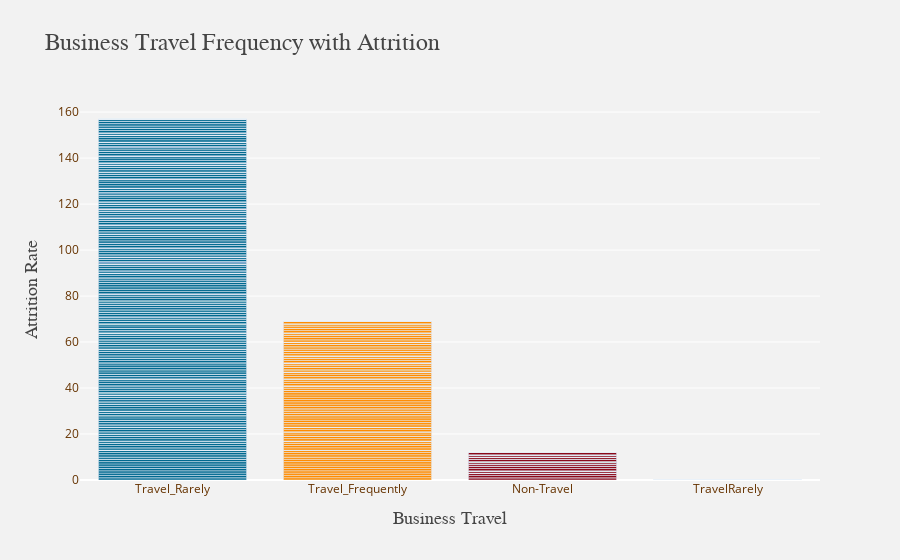

Notebook code cell kept with this figure:
### Markdown cell above
<div style="
  background-color: #0D0D0D;
  color: #FFFFFF;
  font-family: 'Roboto', sans-serif;
  font-size: 22px;
  padding: 10px;
  margin: 0px 0 0 0px;
  border-radius: 15px;
  border: none;
  box-shadow: 0 0 20px rgba(255, 255, 255, 0.2);
  width: 610px;
  text-align: left;
">
  <h2 style="margin: 0;">Travel Frequency with Attrition</h2>
</div>

### Code cell
fig = go.Figure(
    go.Bar(
        x=df['BusinessTravel'],
        y=df['Attrition'].map({'Yes': 1, 'No': 0}),
        marker_color=['#00698F' if x == 'Travel_Rarely' 
                    else '#FF8C00' if x == 'Travel_Frequently' 
                    else '#8B0A1A' for x in df['BusinessTravel']],
        hovertemplate='<b>Business Travel</b>: %{x} <br><b>Attrition</b>: %{y}'
    )
)

fig.update_layout(
    title={'text': 'Business Travel Frequency with Attrition', 'font_size': 24, 'font_family': 'Comic Sans MS', 'font_color': '#454545'},
    xaxis_title={'text': 'Business Travel', 'font_size': 18, 'font_family': 'Courier New', 'font_color': '#454545'},
    yaxis_title={'text': 'Attrition Rate', 'font_size': 18, 'font_family': 'Lucida Console', 'font_color': '#454545'},
    xaxis_tickfont=dict(color='#663300'),
    yaxis_tickfont=dict(color='#663300'),
    plot_bgcolor='#F2F2F2',
    paper_bgcolor='#F2F2F2'
)
fig.update_layout(
    plot_bgcolor='#F2F2F2',
    paper_bgcolor='#F2F2F2'
)

fig.show()

### Figure 1 — Plotly figure (JSON) as saved in the notebook; plotly's stock layout.template omitted (floating-point values rounded to 4 significant figures; data arrays with more than 128 entries replaced by an {"elided": "..."} marker saying what was removed)
{"data": [{"hovertemplate": "<b>Business Travel</b>: %{x} <br><b>Attrition</b>: %{y}", "marker": {"color": {"elided": "1480 str values"}}, "type": "bar", "x": {"elided": "1480 str values"}, "y": {"elided": "1480 int values"}}], "layout": {"paper_bgcolor": "#F2F2F2", "plot_bgcolor": "#F2F2F2", "title": {"font": {"color": "#454545", "family": "Comic Sans MS", "size": 24}, "text": "Business Travel Frequency with Attrition"}, "xaxis": {"tickfont": {"color": "#663300"}, "title": {"font": {"color": "#454545", "family": "Courier New", "size": 18}, "text": "Business Travel"}}, "yaxis": {"tickfont": {"color": "#663300"}, "title": {"font": {"color": "#454545", "family": "Lucida Console", "size": 18}, "text": "Attrition Rate"}}}}
